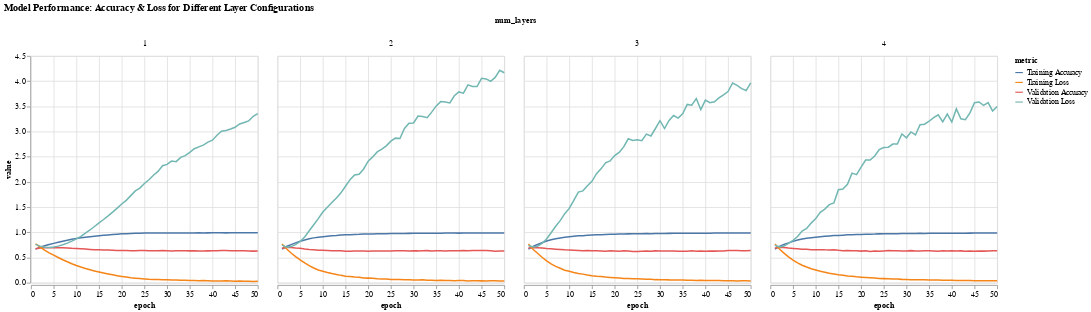

The notebook cell saved with this chart:
### Markdown cell above
- **Varying the number of layers**.

        - Conduct similar experiments as described above, but this time vary the number of layers from 1 to 4. Document your findings.

        - How many nodes should each layer contain? Test at least two scenarios. Traditionally, a common strategy involved decreasing the number of nodes from the input layer to the output layer, often by halving, to create a pyramid-like structure. However, recent experience suggests that maintaining a constant number of nodes across all layers can perform equally well. Describe your observations. It is acceptable if both strategies yield similar performance results.

        - Select one your models that exemplifies overfitting. In our experiments, we easily constructed a model achieving nearly 100% accuracy on the training data, yet showing no similar improvement on the validation set. Present this neural network along with its accuracy and loss graphs. Explain the reasoning for concluding that the model is overfitting.

### Code cell
# Function to build model with a given number of layers and nodes
def build_model(num_layers, nodes_per_layer):
    model = Sequential()
    model.add(InputLayer(input_shape=(462,)))
    for _ in range(num_layers):
        model.add(Dense(nodes_per_layer, activation='relu'))
    model.add(Dense(3, activation='softmax'))
    return model

# Number of layers to test
layers_list = [1, 2, 3, 4]
nodes_per_layer = 128  # You can adjust this value

# Prepare a DataFrame to collect all metrics for plotting
df_all_models = pd.DataFrame()

for num_layers in layers_list:
    print(f"\nTraining model with {num_layers} hidden layers:")
    model = build_model(num_layers, nodes_per_layer)

    # Compile the model
    model.compile(optimizer='adam',
                  loss='sparse_categorical_crossentropy',
                  metrics=['accuracy'])

    # Train the model
    history = model.fit(
        X_train, y_train,
        epochs=50,
        batch_size=32,
        validation_data=(X_valid, y_valid),
        verbose=0
    )

    # Prepare data for plotting
    df = pd.DataFrame({
        'epoch': range(1, 51),
        'training_accuracy': history.history['accuracy'],
        'validation_accuracy': history.history['val_accuracy'],
        'training_loss': history.history['loss'],
        'validation_loss': history.history['val_loss'],
        'num_layers': [num_layers] * 50
    })
    
    # Melt the dataframe for long format
    df_long = df.melt(id_vars=['epoch', 'num_layers'], 
                      value_vars=['training_accuracy', 'validation_accuracy', 'training_loss', 'validation_loss'],
                      var_name='metric', value_name='value')
    
    # Concatenate all data
    df_all_models = pd.concat([df_all_models, df_long], ignore_index=True)

# Plotting with Altair

# Define the color mapping for metrics
color_mapping = {
    'training_accuracy': 'Training Accuracy',
    'validation_accuracy': 'Validation Accuracy',
    'training_loss': 'Training Loss',
    'validation_loss': 'Validation Loss'
}

df_all_models['metric'] = df_all_models['metric'].map(color_mapping)

# Altair plot: Interactive plot for all models
chart = alt.Chart(df_all_models).mark_line().encode(
    x='epoch',
    y='value',
    color='metric',
    column='num_layers:O',  # Separate charts for each layer configuration
    tooltip=['epoch', 'value', 'metric', 'num_layers']
).properties(
    title="Model Performance: Accuracy & Loss for Different Layer Configurations",
    width=300,
    height=300
)

# Display the chart
chart.display()

### Figure 1 — Vega-Lite specification as saved in the notebook (floating-point values rounded to 4 significant figures; data arrays with more than 128 entries replaced by an {"elided": "..."} marker saying what was removed)
{"config": {"view": {"continuousWidth": 300, "continuousHeight": 300}}, "data": {"name": "data-05c44f8305ed92a3c53fcc3df68f62cd"}, "mark": {"type": "line"}, "encoding": {"color": {"field": "metric", "type": "nominal"}, "column": {"field": "num_layers", "type": "ordinal"}, "tooltip": [{"field": "epoch", "type": "quantitative"}, {"field": "value", "type": "quantitative"}, {"field": "metric", "type": "nominal"}, {"field": "num_layers", "type": "quantitative"}], "x": {"field": "epoch", "type": "quantitative"}, "y": {"field": "value", "type": "quantitative"}}, "height": 300, "title": "Model Performance: Accuracy & Loss for Different Layer Configurations", "width": 300, "$schema": "https://vega.github.io/schema/vega-lite/v5.20.1.json", "datasets": {"data-05c44f8305ed92a3c53fcc3df68f62cd": {"elided": "800 records"}}}
